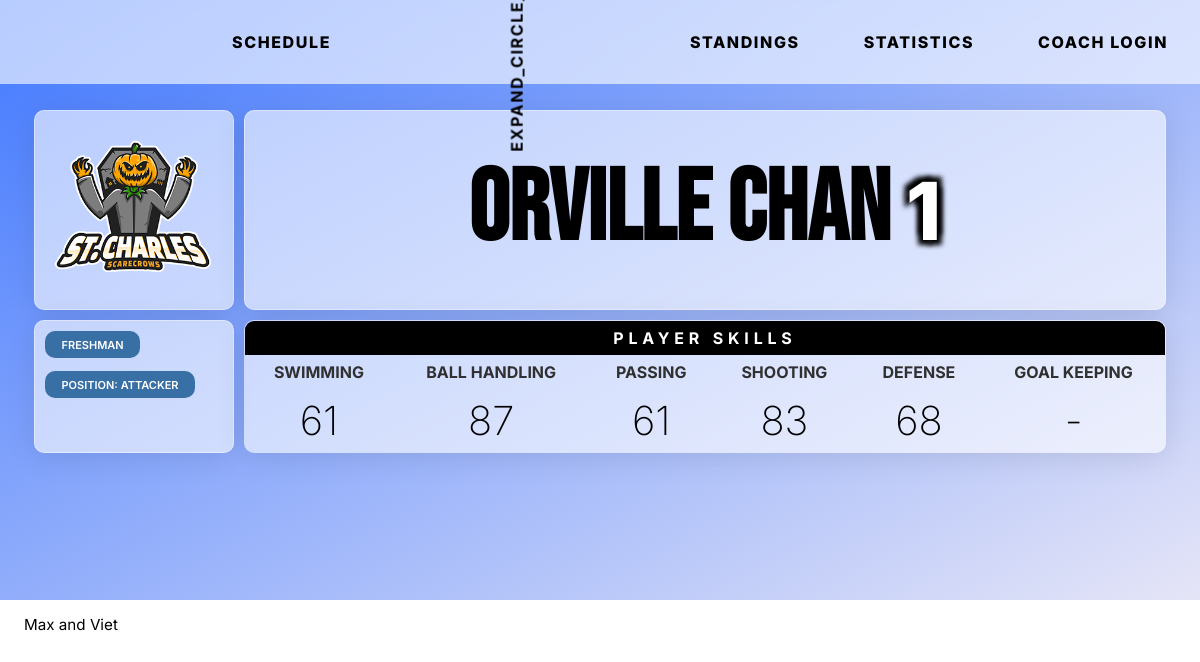
The app's page /1/player/ with its own data.
### tables this page shows
CREATE TABLE teams (
  team_id INTEGER NOT NULL PRIMARY KEY AUTOINCREMENT,
  name varchar(30) NOT NULL,
  city varchar(30) NOT NULL,
  nickname varchar(30) NOT NULL,
  coach_id INTEGER NOT NULL,
  abb varchar(3) NOT NULL,
  short_name varchar(30) NOT NULL,
  division varchar(100) DEFAULT NULL,
  cp INTEGER NOT NULL DEFAULT '0',
  cp_used INTEGER NOT NULL DEFAULT '0',
  recruiting_poINTEGERs INTEGER NOT NULL DEFAULT '0',
  active char(1) NOT NULL DEFAULT 'Y',
  overall INTEGER NOT NULL DEFAULT '0',
  aggression INTEGER NOT NULL DEFAULT '0',
  logo text NOT NULL Default '0'
);

CREATE TABLE players (
  player_id INTEGER DEFAULT NULL PRIMARY KEY AUTOINCREMENT,
  team_id INTEGER DEFAULT NULL,
  first_name text,
  last_name text,
  age text,
  position text,
  jersey INTEGER NOT NULL DEFAULT '0',
  swimming INTEGER NOT NULL DEFAULT '0',
  ballhandling INTEGER NOT NULL DEFAULT '0',
  passing INTEGER NOT NULL DEFAULT '0',
  shooting INTEGER NOT NULL DEFAULT '0',
  defense INTEGER NOT NULL DEFAULT '0',
  goalkeeping INTEGER NOT NULL DEFAULT '0',
  fit INTEGER NOT NULL DEFAULT '0',
  aggression INTEGER NOT NULL DEFAULT '0',
  overall INTEGER NOT NULL DEFAULT '0'
);

### main.py (the view)
@app.route('/<int:id>/player/', methods=('GET', 'POST'))
def displayPlayer(id):
  player = getPlayer(id)
  title = player['first_name'] + " " + player['last_name']
  return render_template('player.html', title=title, player=player)

### main.py (called while the page is built)
def get_db_connection():
  conn = sqlite3.connect('database.db')
  conn.row_factory = sqlite3.Row
  return conn

def getPlayer(player_id):
  conn = get_db_connection()
  player = conn.execute(
    'SELECT p.*, t.logo FROM players AS p INNER JOIN teams AS t ON p.team_id = t.team_id WHERE p.player_id = ?',
    (player_id, )).fetchone()
  conn.close()
  if player is None:
    abort(404)
  return player

### templates/player.html (shortened to what this page needs)
{% extends 'template.html' %}
{% block content %}
  <section class="header-img adjust">
    <div class="team-info-grid adjust">
      <div class="team-wrapper glass">
        <img src="{{ url_for('static',filename=player['logo']) }}" alt="player {{ player['last_name'] }}">
      </div>
      <div class="team-name-wrapper glass">
        <h1>{{ player['first_name'] }} {{ player['last_name'] }} <span style="font-size: 0.8em; color: white;text-shadow: -5px 5px 5px black, 5px 5px 5px black, 5px -5px 5px black, -5px -5px 5px black;">{{ player['jersey'] }}</span></h1>
      </div>
      <div class="info-list glass flex">
            {% if player['age'] == 'Fr' %}
          <p>Freshman</p>
          {% elif player['age'] == 'So' %}
          <p>Sophomore</p>
          {% elif player['age'] == 'Jr' %}
          <p>Junior</p>
          {% elif player['age'] == 'Sr' %}
          <p>Senior</p>
          {% else %}
          <p>TBA</p>
          {% endif %}
          <p>Position: {{ player['position'] }}</p>
      </div>
      <div class="skills">
          <table class="styled-table glass">
            <thead>
                <tr>
                  <th colspan="6" style="background-color: black; color: white; text-transform: uppercase; text-align:center;letter-spacing: 0.3em;">Player Skills</th>
                </tr>
                <tr>
                    <th>Swimming</th>
                    <th>Ball Handling</th>
                    <th>Passing</th>
                    <th>Shooting</th>
                    <th>Defense</th>
                    <th>Goal Keeping</th>
                </tr>
            </thead>
            <tbody>
                <tr>
                    <td>{% if player['swimming'] == 0 %}-{% else %}{{ player['swimming'] }}{% endif %}</td>
                    <td>{% if player['ballhandling'] == 0 %}-{% else %}{{ player['ballhandling'] }}{% endif %}</td>
                    <td>{% if player['passing'] == 0 %}-{% else %}{{ player['passing'] }}{% endif %}</td>
                    <td>{% if player['shooting'] == 0 %}-{% else %}{{ player['shooting'] }}{% endif %}</td>
                    <td>{% if player['defense'] == 0 %}-{% else %}{{ player['defense'] }}{% endif %}</td>
                    <td>{% if player['goalkeeping'] == 0 %}-{% else %}{{ player['goalkeeping'] }}{% endif %}</td>
                </tr>
            </tbody>
          </table>
        </div>
    </div>
  </section>
</header>
{% endblock %}

### static/style.css (style rules this page uses)
:root { --font-family: 'Inter', sans-serif; --font-display: 'Bebas Neue', sans-serif; --hero-blue: #386fa4; --secondary-blue: #758bfd; --accent-yellow: #ff8600; --border-radius: 20px; --border-radius-small: 10px; }
* { font-family: var(--font-family); -webkit-box-sizing: border-box; -moz-box-sizing: border-box; box-sizing: border-box; }
body { margin: 0; padding: 0; }
body { position: relative; }
body p { font-size: 0.95em; }
.adjust { margin-left: auto; margin-right: auto; padding-left: 2%; padding-right: 2%; }
section { padding-top: 2%; padding-bottom: 2%; position: relative; }
.header-img { position: relative; padding-top: 100px; height: 600px; overflow: hidden; }
.overlay-text, .background-gradient, .team-info-grid { position: absolute; top: 0; left: 0; bottom: 0; padding: 110px calc(2% + 10px) calc(2% + 10px) calc(2% + 10px); width: 100%; height: 100%; }
.team-info-grid { display: grid; grid-template-columns: 200px auto; grid-template-rows: 200px 1fr 1fr; gap: 10px; }
.team-info-grid > div { padding: 10px; border-radius: var(--border-radius-small); }
.team-wrapper { position: relative; display: grid; justify-content:center; align-items: center; }
.team-name-wrapper { display: grid; justify-content:center; align-items:center; }
.background-gradient h1, .team-name-wrapper h1 { font-family: var(--font-display); }
.team-name-wrapper h1 { text-align: center; margin: 0; font-family: var(--font-display); text-transform: uppercase; font-weight: 800; font-size: 100px; line-height:0.8em; color: black; }
.team-wrapper img { object-fit: contain; width: 100%; height: 100%; }
.info-list { grid-column: span 2; flex-wrap: wrap; align-content: flex-start; gap: 0.8em; }
.info-list > p { font-size: 11px; color: white; font-weight: 600; height: fit-content; text-transform: uppercase; margin: 0; padding: 0.6em 1.5em; background-color: var(--hero-blue); border-radius: var(--border-radius-small); }
.flex { display: flex; display: -webkit-flex; display: -ms-flexbox; }
.glass { background: rgba(255, 255, 255, 0.60); box-shadow: 0 4px 30px rgba(0, 0, 0, 0.1); backdrop-filter: blur(12.4px); -webkit-backdrop-filter: blur(10.4px); border: 1px solid rgba(255, 255, 255, 0.4); }
.styled-table { border-collapse: collapse; border-radius: var(--border-radius); overflow: hidden; }
.styled-table thead tr { background-color: var(--secondary-blue); color: #303030; text-align: left; }
.styled-table th, .styled-table td { padding: 12px 15px; }
.styled-table tbody tr { border-bottom: 1px solid #dddddd; }
.styled-table tbody tr td:first-child { display: flex; flex-direction: row; align-items: center; }
.styled-table tbody tr:last-of-type { border-bottom: 5px solid var(--secondary-blue); }

### static/responsiveNavBar.css (style rules this page uses)
:root { --font-family: 'Inter', sans-serif; --hero-blue: #386fa4; --secondary-blue: #758bfd; --accent-yellow: #ff8600; }

### templates/player.html (style rules this page uses)
.header-img { overflow: hidden; background: rgb(66,121,255); background: linear-gradient(152deg, rgba(66,121,255,1) 0%, rgba(229,229,247,1) 100%); }
.team-info-grid { opacity: 0; animation: transition-table 0.5s ease-out forwards; animation-delay: 100ms; }
.skills { padding: 0 !important; }
.skills .styled-table { border-radius: var(--border-radius-small); width: 100%; }
.skills .styled-table tbody tr td:first-child { display: revert; }
.skills .styled-table tr { background: none; text-transform: uppercase; font-weight: 200; text-align: center; }
.styled-table tbody tr:last-of-type { border-bottom: 0px; }
.styled-table th, .styled-table td { padding: 7px 15px; }
.styled-table td { font-size: 2.5em; }
.info-list { grid-column: span 1; flex-wrap: wrap; align-content: flex-start; gap: 0.8em; }
.team-name-wrapper > * { margin-top: 0; margin-bottom: 0; text-align: center; }

### records on screen
teams: logo (picture)
players: first_name "ORVILLE", last_name "CHAN", jersey "1", position "ATTACKER", swimming "61", ballhandling "87", passing "61", shooting "83", defense "68"
